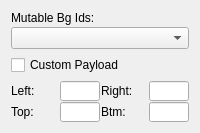
       <widget class="QWidget" name="pageMutable">
        <layout class="QVBoxLayout" name="verticalLayout_2">
         <item>
          <layout class="QVBoxLayout" name="verticalLayout_9">
           <property name="spacing">
            <number>2</number>
           </property>
           <item>
            <widget class="QLabel" name="lblBgm">
             <property name="text">
              <string>Mutable Bg Ids:</string>
             </property>
            </widget>
           </item>
           <item>
            <widget class="LePlatzComboBox" name="cboBgm">
             <property name="maximumSize">
              <size>
               <width>16777215</width>
               <height>16777215</height>
              </size>
             </property>
            </widget>
           </item>
          </layout>
         </item>
         <item>
          <widget class="QCheckBox" name="chkPayload">
           <property name="text">
            <string>Custom Payload</string>
           </property>
          </widget>
         </item>
         <item>
          <layout class="QVBoxLayout" name="verticalLayout_15">
           <property name="spacing">
            <number>1</number>
           </property>
           <item>
            <layout class="QHBoxLayout" name="horizontalLayout_15">
             <item>
              <layout class="QHBoxLayout" name="horizontalLayout_12">
               <item>
                <widget class="QLabel" name="lblMutLeft">
                 <property name="text">
                  <string>Left:</string>
                 </property>
                </widget>
               </item>
               <item>
                <widget class="QLineEdit" name="leMutLeft">
                 <property name="sizePolicy">
                  <sizepolicy hsizetype="Fixed" vsizetype="Fixed">
                   <horstretch>0</horstretch>
                   <verstretch>0</verstretch>
                  </sizepolicy>
                 </property>
                 <property name="maximumSize">
                  <size>
                   <width>40</width>
                   <height>20</height>
                  </size>
                 </property>
                 <property name="inputMask">
                  <string/>
                 </property>
                 <property name="text">
                  <string/>
                 </property>
                 <property name="alignment">
                  <set>Qt::AlignCenter</set>
                 </property>
                </widget>
               </item>
              </layout>
             </item>
             <item>
              <layout class="QHBoxLayout" name="horizontalLayout_13">
               <item>
                <widget class="QLabel" name="lblMutRight">
                 <property name="text">
                  <string>Right:</string>
                 </property>
                </widget>
               </item>
               <item>
                <widget class="QLineEdit" name="leMutRight">
                 <property name="sizePolicy">
                  <sizepolicy hsizetype="Fixed" vsizetype="Fixed">
                   <horstretch>0</horstretch>
                   <verstretch>0</verstretch>
                  </sizepolicy>
                 </property>
                 <property name="maximumSize">
                  <size>
                   <width>40</width>
                   <height>20</height>
                  </size>
                 </property>
                 <property name="inputMask">
                  <string/>
                 </property>
                 <property name="text">
                  <string/>
                 </property>
                 <property name="alignment">
                  <set>Qt::AlignCenter</set>
                 </property>
                </widget>
               </item>
              </layout>
             </item>
            </layout>
           </item>
           <item>
            <layout class="QHBoxLayout" name="horizontalLayout_19">
             <item>
              <layout class="QHBoxLayout" name="horizontalLayout_20">
               <item>
                <widget class="QLabel" name="lblMutTop">
                 <property name="text">
                  <string>Top:</string>
                 </property>
                </widget>
               </item>
               <item>
                <widget class="QLineEdit" name="leMutTop">
                 <property name="sizePolicy">
                  <sizepolicy hsizetype="Fixed" vsizetype="Fixed">
                   <horstretch>0</horstretch>
                   <verstretch>0</verstretch>
                  </sizepolicy>
                 </property>
                 <property name="maximumSize">
                  <size>
                   <width>40</width>
                   <height>20</height>
                  </size>
                 </property>
                 <property name="inputMask">
                  <string/>
                 </property>
                 <property name="text">
                  <string/>
                 </property>
                 <property name="alignment">
                  <set>Qt::AlignCenter</set>
                 </property>
                </widget>
               </item>
              </layout>
             </item>
             <item>
              <layout class="QHBoxLayout" name="horizontalLayout_21">
               <item>
                <widget class="QLabel" name="lblMutBtm">
                 <property name="text">
                  <string>Btm:</string>
                 </property>
                </widget>
               </item>
               <item>
                <widget class="QLineEdit" name="leMutBottom">
                 <property name="sizePolicy">
                  <sizepolicy hsizetype="Fixed" vsizetype="Fixed">
                   <horstretch>0</horstretch>
                   <verstretch>0</verstretch>
                  </sizepolicy>
                 </property>
                 <property name="maximumSize">
                  <size>
                   <width>40</width>
                   <height>20</height>
                  </size>
                 </property>
                 <property name="inputMask">
                  <string/>
                 </property>
                 <property name="text">
                  <string/>
                 </property>
                 <property name="alignment">
                  <set>Qt::AlignCenter</set>
                 </property>
                </widget>
               </item>
              </layout>
             </item>
            </layout>
           </item>
          </layout>
         </item>
        </layout>
       </widget>
